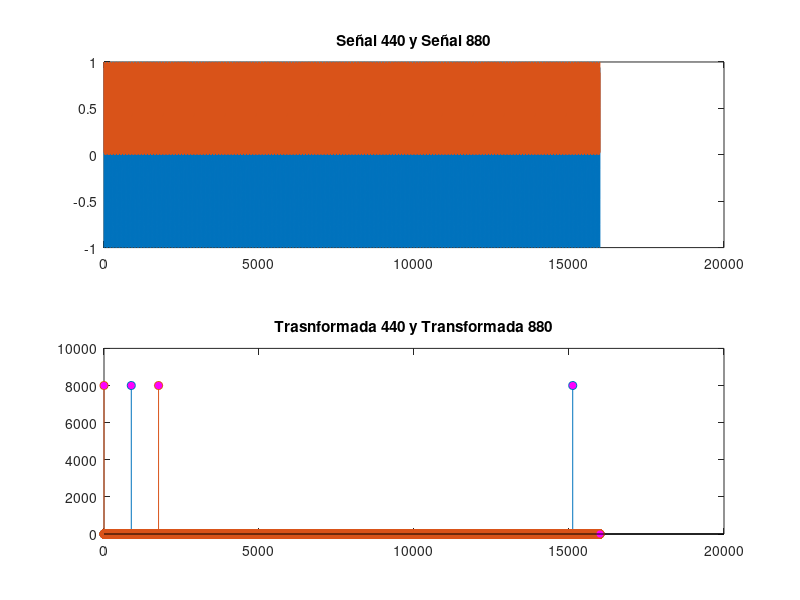

Write the MATLAB code that produced this figure. (Note: this script raises an error after producing the figure.)
close all
clear all
clc

F=440;
Fs= 8000;
T=2;
N=Fs*T;
n=0:N-1;
f=F/Fs;
x=cos(2*pi*f*n);

%Tenemos que subir una octava -> duplicar la frecuencia
%tendríamos que pasar de una frecuencia de 440 a otra de 880
%Ponemos f porque como tiene que duplicarse, sería sumarle
%la misma componente de f de la señal original ya seria 440+440
w= e.^(j*2*pi*f*n);
xd = x.*w;

figure('name','Desplazamiento Fecuencial Audio.','NumberTitle','off');
subplot(211);
plot(n,x, "markerfacecolor", [1 0 1]);
hold on;
plot(n,xd, "markerfacecolor", [1 0 1]);
title ("Señal 440 y Señal 880");
hold off;

subplot(212);
xft= fft(x);
stem(n, abs(xft), "markerfacecolor", [1 0 1]);
xdft =fft(xd);
hold on;
stem(n, abs(xdft), "markerfacecolor", [1 0 1]);
title ("Trasnformada 440 y Transformada 880");
hold off;

player = audioplayer (x, Fs);
play (player);
pause(3);

player = audioplayer (xd, Fs);
play (player);
pause(3);

audiowrite('senaloriginal440.wav', x, Fs);
audiowrite('senaldesplazada880.wav',xd,Fs);

